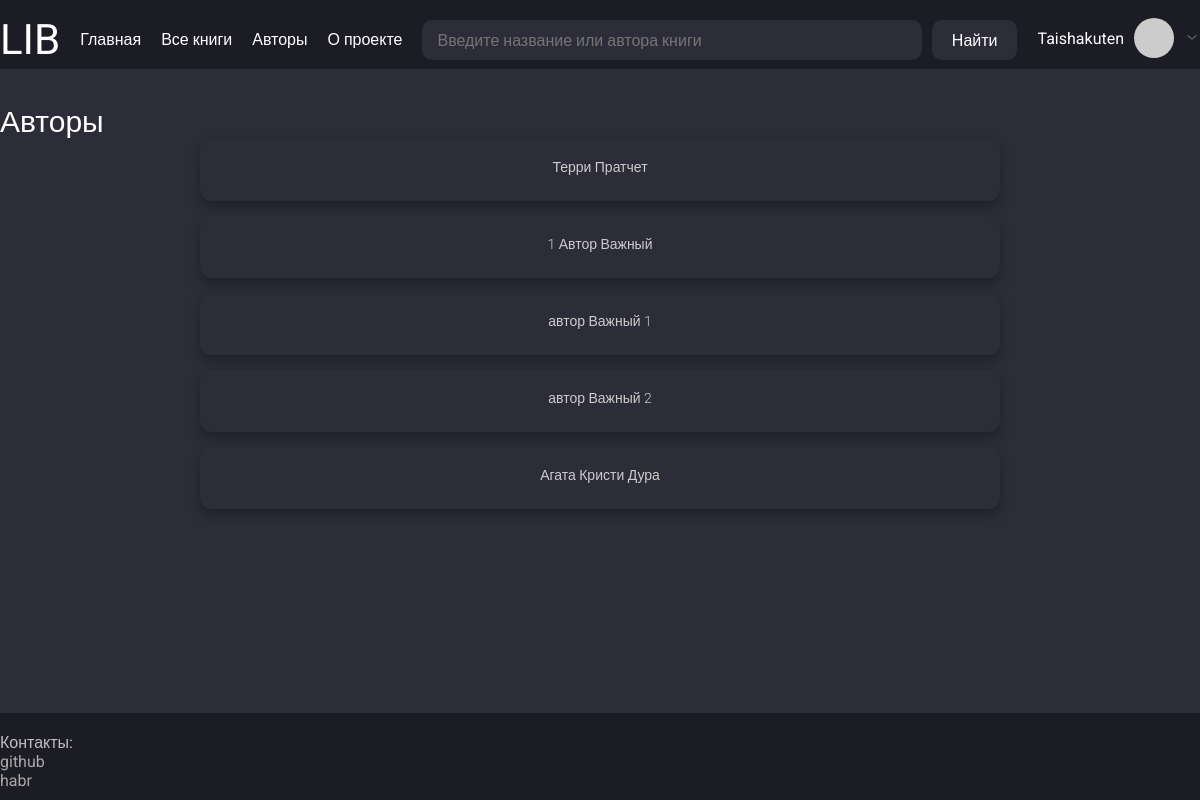
The app's page /authors (signed in) with its own data.
### app/models.py (models this page shows, shortened)
class User(UserMixin, db.Model):
    __tablename__ = "users"
    id = sa.Column(sa.Integer, primary_key=True, autoincrement=True)
    username = sa.Column(sa.String(50), index=True, unique=True, nullable=False)
    email = sa.Column(sa.String(120), index=True, unique=True, nullable=False)
    hashed_password = sa.Column(sa.String(256), nullable=True)
    status = sa.Column(sa.String(25), default="rejected", nullable=True)  # approved, pending
    role = sa.Column(sa.String(15), default="user", nullable=True)  # admin
    reviews = so.relationship("Review", back_populates="user", cascade="all, delete-orphan")
    books = so.relationship("Book", secondary=users_books, back_populates="users")
    def avatar(self, size):
        digest = md5(self.email.lower().encode('utf-8')).hexdigest()
        return f"https://www.gravatar.com/avatar/{digest}?s={size}&d=identicon"

class Author(db.Model):
    __tablename__ = "authors"
    id = sa.Column(sa.Integer, primary_key=True, autoincrement=True)
    name = sa.Column(sa.String(50), nullable=False, index=True)
    surname = sa.Column(sa.String(50), nullable=False, index=True)
    patronymic = sa.Column(sa.String(75), nullable=True)
    books = so.relationship("Book", secondary=authors_books, back_populates="authors")

### app/routes.py (the view)
@app.route("/authors")
def authors_list():
    params = {"title": "Авторы",
              "authors": get_all_authors(),
              "local_css_file": "reviews.css"}
    return render_template("all_authors.html", **params)

### app/models.py (called while the page is built)
@login.user_loader
def load_user(id):
    return db.session.get(User, int(id))

### app/services.py (called while the page is built)
def get_all_authors():
    return db.session.query(Author).all()

### app/templates/all_authors.html
{% extends "base.html" %}
{% block content %}
<div class="user-reviews-page">
    <div class="reviews-list">
    {% for author in authors %}
        <div class="review-card">
            <p class="review-book-title"><a href="{{ url_for('author_detail', author_id=author.id) }}">
                {{ author.name }} {{ author.surname }} {% if author.patronymic %} {{ author.patronymic}} {% endif %}
            </a></p>
        </div>
    {% endfor %}
    </div>
</div>
{% endblock %}

### app/templates/base.html (shortened to what this page needs)
<!DOCTYPE html>
<html lang="ru">
<head>
    <link href="{{ url_for('static', filename='/css/style.css') }}" rel="stylesheet">
    {% if local_css_file %}
        <link href="{{ url_for('static', filename='/css/' ~ local_css_file) }}" rel="stylesheet">
    {% endif %}
</head>
<body>
    <div class="wrapper">
        <header class="header">
            <div class="container header-container">
                <div class="header-logo-container">
                    <p class="header-logo"><a href="{{ url_for('index') }}" class="header-logo-link">LIB</a></p>
                </div>
                <ul class="header-menu">
                    <li><a href="{{ url_for('index') }}" class="header-logo-link">Главная</a></li>
                    <li><a href="{{ url_for('books_list') }}" class="header-logo-link">Все книги</a></li>
                    <li><a href="{{ url_for('authors_list') }}" class="header-logo-link">Авторы</a></li>
                    <li><a href="{{ url_for('about_project') }}" class="header-logo-link">О проекте</a></li>
                </ul>
                <div class="header-search-container">
                        <input type="search" class="header-search" placeholder="Введите название или автора книги" id="ajax-search" name="search" autocomplete="off">
                        <button class="search-button-submit" id="search-button">Найти</button>
                </div>
                <div class="header-user-container">
                    {% if current_user.is_authenticated %}
                        <p class="header-user-nickname">
                            <a href="{{ url_for('user_account', username=current_user.username) }}" class="user-nickname-link">{{ current_user.username }}</a>
                        </p>
                        <img class="header-user-img" src="{{ current_user.avatar(60) }}" alt="Аватар">
                        <button class="arrow-userinfo-button">
                            <img class="header-arrow-down" src="{{ url_for('static', filename='images/arrow-ios-down.svg') }}" alt="Стрелка вниз">
                        </button>
                    {% else %}
                        <p class="header-user-nickname">
                            <a href="{{ url_for('register') }}" class="user-nickname-link">Зарегистрироваться</a>
                            <a href="{{ url_for('login') }}" class="user-nickname-link">Войти</a>
                        </p>
                    {% endif %}
                </div>
            </div>
        </header>
        <main class="main">
            <div class="container">
                <div class="main-container">
                    <h1 class="main-title">{{ title }}</h1>
                    {% block content %}{% endblock %}
                </div>
            </div>
        </main>
        <footer class="footer">
            <div class="container">
                <div class="footer-container">
                    <div class="footer-contact-container">
                        <p class="contact-title">Контакты:</p>
                        <ul class="contact-list">
                            <li><a href="https://github.com/taishakutenn" class="footer-contact-link">github</a></li>
                            <li><a href="https://habr.com/ru/users/taishakuten" class="footer-contact-link">habr</a></li>
                        </ul>
                    </div>
                </div>
            </div>
        </footer>
    </div>
</body>
</html>

### app/static/css/style.css (style rules this page uses)
html, body { margin: 0; padding: 0; height: 100%; font-family: 'Roboto', sans-serif; background-color: #2D2D3A; color: #FFFFFF; }
.wrapper { min-height: 100%; display: flex; flex-direction: column; }
.container { max-width: 1220px; width: 100%; margin: 0 auto; padding-top: 15px; padding-bottom: 5px; }
.header { background-color: #1C1C24; width: 100%; }
.header-container { display: flex; justify-content: space-between; align-items: flex-start; gap: 20px; flex-wrap: wrap; }
.header-logo { font-size: 42px; margin: 0; }
.header-logo-link { text-decoration: none; color: inherit; }
.header-menu { display: flex; gap: 20px; list-style: none; padding: 0; margin-top: 15px; }
.header-search-container { display: flex; gap: 10px; flex-grow: 1; margin-top: 5px; position: relative; }
.header-search { background-color: #2D2D3A; border: none; border-radius: 10px; padding: 10px 15px; color: white; flex-grow: 1; height: 40px; box-sizing: border-box; }
.search-button-submit { background-color: #2D2D3A; border: none; border-radius: 10px; color: white; padding: 0 20px; height: 40px; cursor: pointer; box-sizing: border-box; }
.header-user-container { position: relative; display: flex; align-items: center; gap: 10px; margin-top: 3px; }
.header-user-nickname { margin: 0; }
.user-nickname-link { text-decoration: none; color: inherit; }
.header-user-img { width: 40px; height: 40px; border-radius: 50%; }
.arrow-userinfo-button { background: none; border: none; cursor: pointer; }
.header-arrow-down { width: 16px; height: 16px; }
.main { flex-grow: 1; padding: 20px 0; }
.main-container { display: flex; flex-direction: column; }
.main-title { font-size: 30px; }
.footer { background-color: #1C1C24; width: 100%; padding: 5px 0; }
.footer-container { display: flex; justify-content: space-between; }
.footer-contact-container { display: flex; flex-direction: column; }
.contact-title { color: #C0C0C0; }
.contact-list { margin-top: a; }
.footer-contact-link { color: #A9A9A9; text-decoration: none; }

### app/static/css/reviews.css (style rules this page uses)
.reviews-list { display: flex; flex-direction: column; gap: 15px; max-width: 800px; margin: 0 auto; }
.review-card, .review-detail-card { background-color: #2D2D3A; border-radius: 12px; padding: 20px; box-shadow: 0 6px 12px rgba(0, 0, 0, 0.3); transition: transform 0.2s ease; }
.review-author, .review-book-title, .review-author a { font-size: 14px; font-weight: 300; color: #CCCCCC; text-align: center; margin-bottom: 6px; }
.review-book-title a { text-decoration: none; color: inherit; }

### records on screen
User: username "Taishakuten"
Author: name "Терри", surname "Пратчет"
Author: name "1", surname "Автор", patronymic "Важный"
Author: name "автор", surname "Важный", patronymic "1"
Author: name "автор", surname "Важный", patronymic "2"
Author: name "Агата", surname "Кристи", patronymic "Дура"

### other values on screen
{{ title }} "Авторы"
